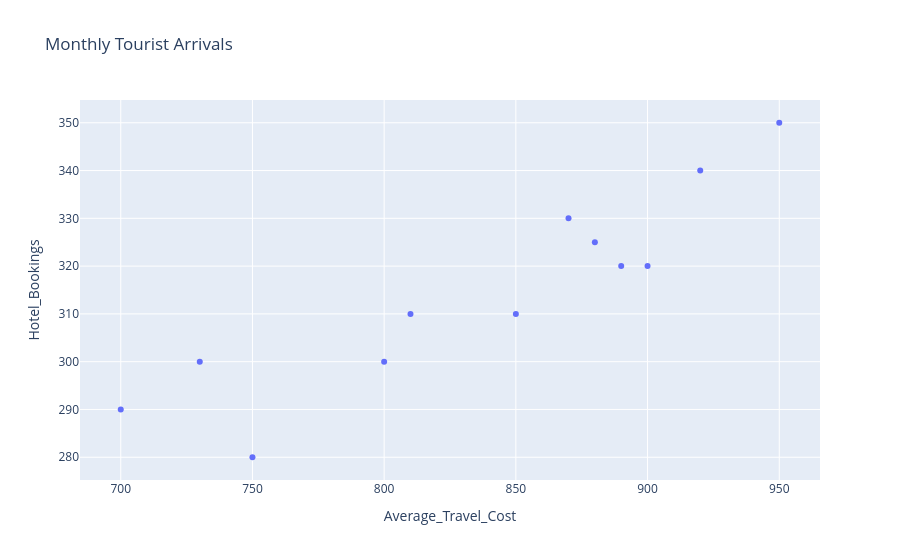

This figure's notebook cell:
### Code cell
fig = px.scatter(df, x='Average_Travel_Cost', y='Hotel_Bookings', title='Monthly Tourist Arrivals')
fig.show()

### Figure 1 — Plotly figure (JSON) as saved in the notebook; plotly's stock layout.template omitted (floating-point values rounded to 4 significant figures)
{"data": [{"hovertemplate": "Average_Travel_Cost=%{x}<br>Hotel_Bookings=%{y}<extra></extra>", "legendgroup": "", "marker": {"color": "#636efa", "symbol": "circle"}, "mode": "markers", "name": "", "orientation": "v", "showlegend": false, "type": "scatter", "x": [800, 750, 900, 850, 700, 950, 920, 870, 890, 730, 810, 880], "xaxis": "x", "y": [300, 280, 320, 310, 290, 350, 340, 330, 320, 300, 310, 325], "yaxis": "y"}], "layout": {"legend": {"tracegroupgap": 0}, "title": {"text": "Monthly Tourist Arrivals"}, "xaxis": {"anchor": "y", "domain": [0, 1], "title": {"text": "Average_Travel_Cost"}}, "yaxis": {"anchor": "x", "domain": [0, 1], "title": {"text": "Hotel_Bookings"}}}}
